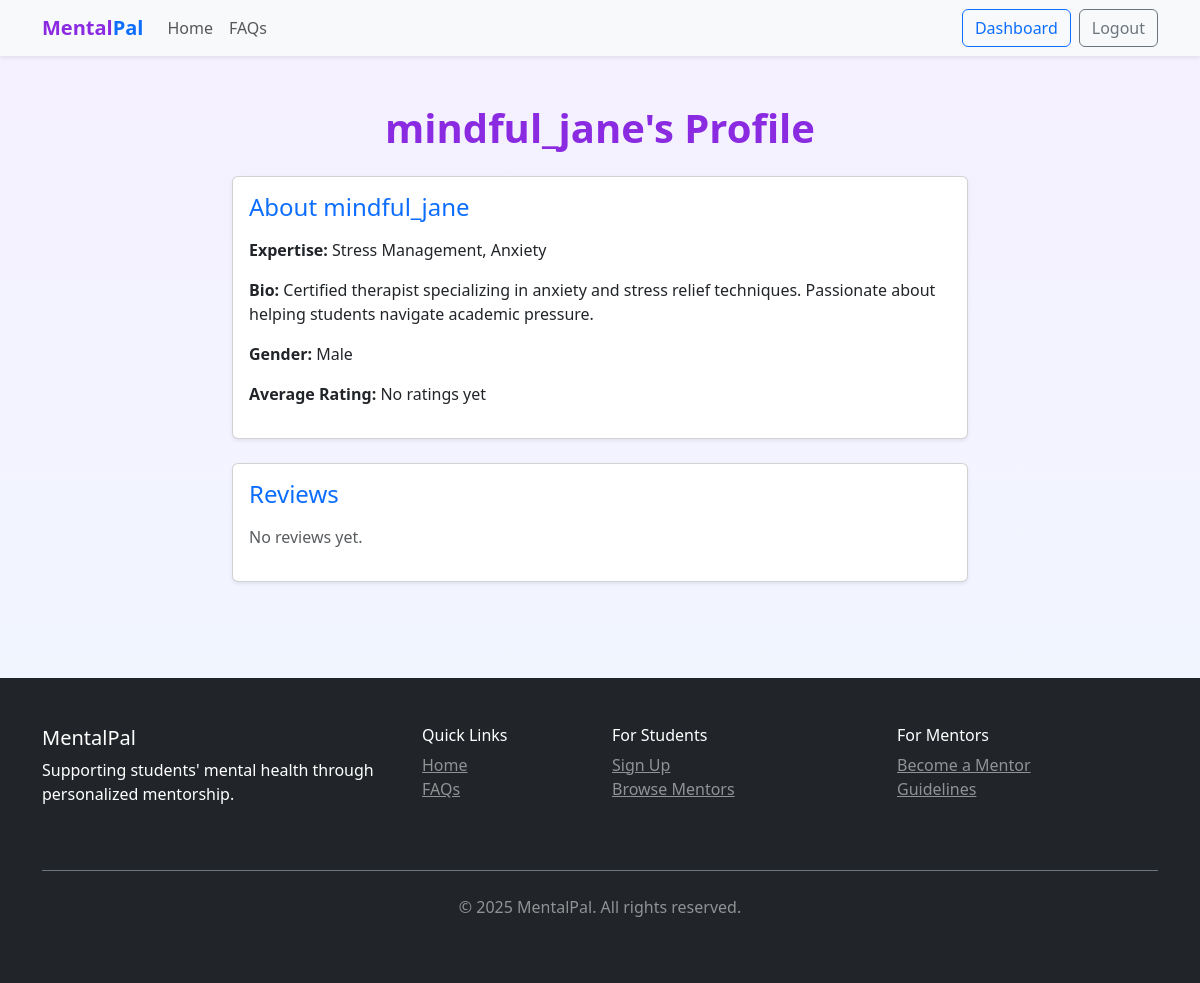
The page /mentors/8/ (signed in) on the database its author committed.
### core/models.py (models this page shows, shortened)
class User(AbstractUser):
    is_student = models.BooleanField(default=False)
    is_mentor = models.BooleanField(default=False)
    verified = models.BooleanField(default=False)
    verification_token = models.CharField(max_length=100, blank=True)

class MentorProfile(models.Model):
    GENDER_CHOICES = (
        ('M', 'Male'),
        ('F', 'Female'),
        ('NB', 'Non-Binary'),
        ('O', 'Other'),
    )
    user = models.OneToOneField(User, on_delete=models.CASCADE, related_name='mentor_profile')
    expertise = models.CharField(max_length=100)
    bio = models.TextField()
    gender = models.CharField(max_length=2, choices=GENDER_CHOICES)
    def average_rating(self):
        reviews = Review.objects.filter(mentor=self.user)
        if reviews.exists():
            return reviews.aggregate(models.Avg('rating'))['rating__avg']
        return 0

### core/views.py (the view)
# urls.py: path('mentors/<int:mentor_id>/', views.mentor_profile, name='mentor_profile'),
@login_required
def mentor_profile(request, mentor_id):
    mentor = get_object_or_404(User, id=mentor_id, is_mentor=True)
    mentor_profile = mentor.mentor_profile
    reviews = Review.objects.filter(mentor=mentor).order_by('-created_at')
    has_mentorship = False
    if request.user.is_student:
        has_mentorship = Mentorship.objects.filter(
            student=request.user,
            mentor=mentor,
            active=True
        ).exists()
    has_reviewed = False
    if request.user.is_student:
        has_reviewed = Review.objects.filter(
            student=request.user,
            mentor=mentor
        ).exists()
    context = {
        'mentor': mentor,
        'mentor_profile': mentor_profile,
        'reviews': reviews,
        'has_mentorship': has_mentorship,
        'has_reviewed': has_reviewed,
    }
    return render(request, 'core/mentor_profile.html', context)

### templates/core/mentor_profile.html (shortened to what this page needs)
{% extends 'core/base.html' %}
{% load static %}
{% block content %}
<section class="py-5 container">
    <div class="row justify-content-center">
        <div class="col-lg-8 col-md-10">
            <h1 class="fw-bold text-center mb-4 text-purple animate__animated animate__fadeIn">
                {{ mentor.username }}'s Profile
            </h1>
            <div class="card shadow-sm mb-4">
                <div class="card-body">
                    <h2 class="h4 text-primary mb-3">About {{ mentor.username }}</h2>
                    <p><strong>Expertise:</strong> {{ mentor_profile.expertise }}</p>
                    <p><strong>Bio:</strong> {{ mentor_profile.bio }}</p>
                    <p><strong>Gender:</strong> {{ mentor_profile.get_gender_display }}</p>
                    <p><strong>Average Rating:</strong>
                        {% if mentor_profile.average_rating %}
                            {{ mentor_profile.average_rating|floatformat:1 }}/5
                        {% else %}
                            No ratings yet
                        {% endif %}
                    </p>
                </div>
            </div>
            <div class="card shadow-sm">
                <div class="card-body">
                    <h2 class="h4 text-primary mb-3">Reviews</h2>
                    {% if reviews %}
                        {% for review in reviews %}
                            <div class="border-bottom py-3">
                                <p><strong>Rating:</strong> {{ review.rating }}/5</p>
                                <p>{{ review.comment }}</p>
                                <small class="text-muted">
                                    By {{ review.student.username }} on {{ review.created_at|date:"F j, Y" }}
                                </small>
                            </div>
                        {% endfor %}
                    {% else %}
                        <p class="text-muted">No reviews yet.</p>
                    {% endif %}
                </div>
            </div>
        </div>
    </div>
</section>
{% endblock %}

### static/css/styles.css (style rules this page uses)
:root { --purple: #8a2be2; --blue: #4169e1; --green: #3cb371; --light-purple: #f5f0ff; --light-blue: #f0f8ff; }
body { font-family: 'Segoe UI', Tahoma, Geneva, Verdana, sans-serif; background: linear-gradient(to bottom, var(--light-purple), var(--light-blue)); min-height: 100vh; }
.text-purple { color: var(--purple) !important; }

### rows shown on the page
User: username "mindful_jane"
MentorProfile: expertise "Stress Management, Anxiety", bio "Certified therapist specializing in anxiety and stress relief techniques. Passionate about helping students navigate academic pressure.", gender "Male"
